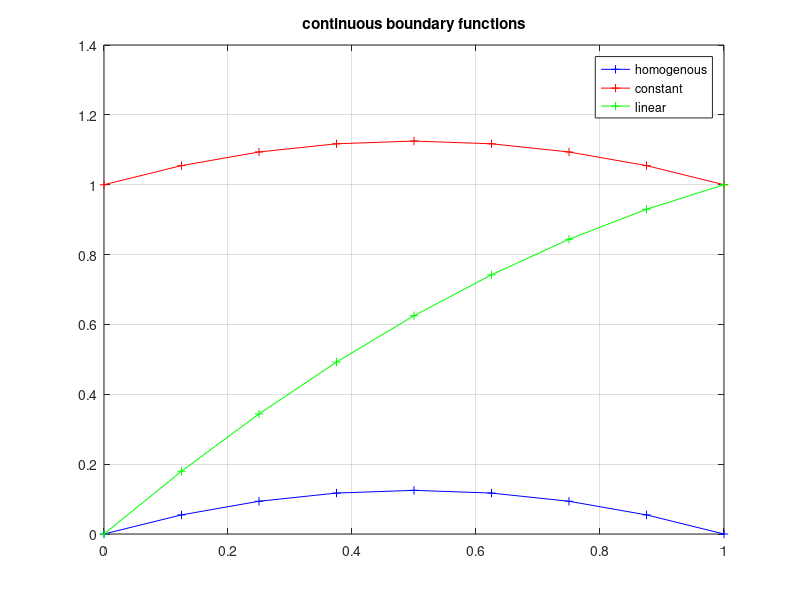

The MATLAB source for this figure:
% Numerical Programming 2 CSE
% Tutorial 12 - PDE - Finite Element Method 3
% Author: Bernhard Gatzhammer

% Matlab code to solve exercise 1a)

function ex1a()
    close all
    clear all
    
    i = 3;
    Nelem = 2^i;
    h = 1/Nelem;
    A = zeros(Nelem-1,Nelem-1);
    b = h * ones(Nelem-1,1);
    for i=1:Nelem-1
        A(i,i) = 2;
        if i > 1
            A(i-1,i) = -1;
        end
        if i < Nelem-1
            A(i+1,i) = -1;
        end
    end
    A = (1/h) * A;
    
    % Case with homogenous boundary conditions
    a1 = 0;
    b1 = 0;
    u = A\b;
    coords = linspace(0,1,Nelem+1);
    plot(coords', [a1; u; b1], 'b+-');
    hold on
    
    % Case with equal boundary conditions
    a2 = 1;
    b2 = 1;
    b = h * ones(Nelem-1,1);
    u0 = A\b;
    u = u0 + 1;
    plot(coords', [a2; u; b2], 'r+-');

    % Case with different boundary conditions
    a3 = 0;
    b3 = 1;
    b = h*ones(Nelem-1,1);
    g = zeros(Nelem-1,1);
    for i=1:Nelem-1
        g(i) = g(i) + i*h;
    end
    u0 = A\b;
    u = u0 + g;
    plot(coords', [a3; u; b3], 'g+-');
    
    legend('homogenous', 'constant', 'linear')
    title('continuous boundary functions')
    grid on
end